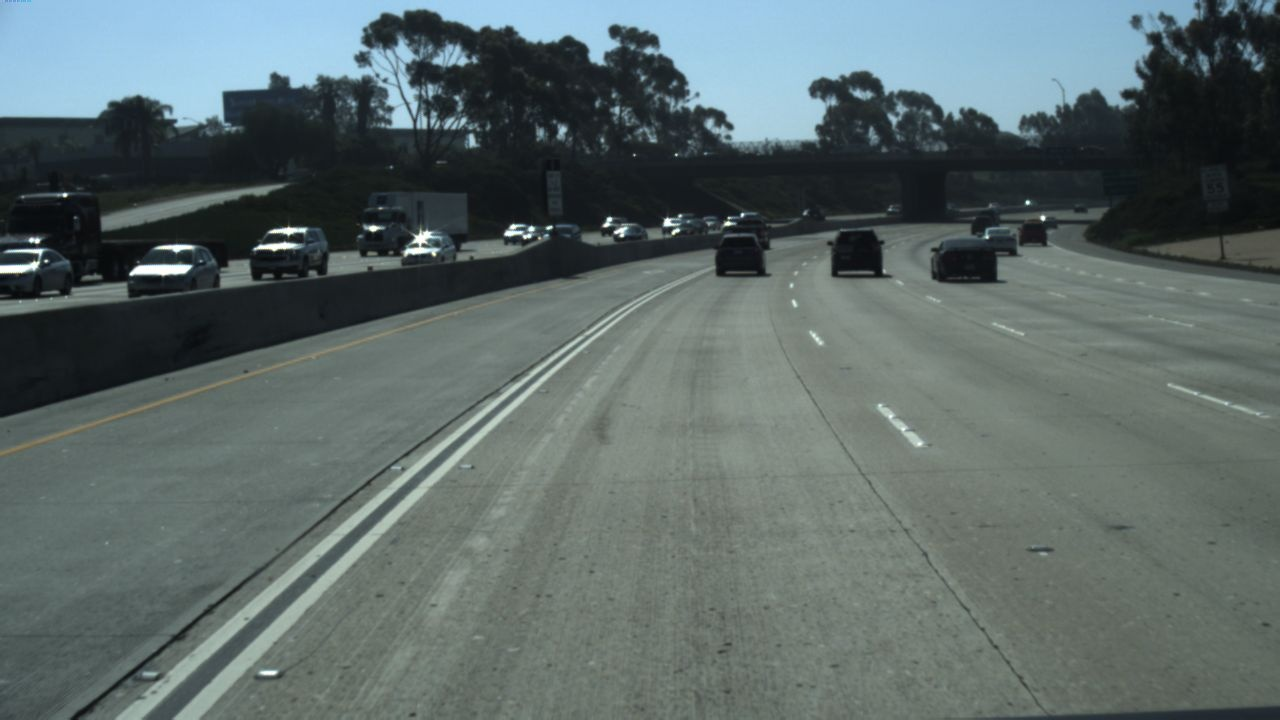
#> input picture dataset/TuSimple/17.jpg, 1280 x 720 px, found by its file name
$ python evaluate.py
#> lines starting #> are read from the running program, lines starting #| are printed output that depends on the picture; after the words box and inside, x2 and y2 are one past the last pixel; in counts of white or black regions, pixels touching at a corner belong together
import cv2
import numpy as np
import random
import os
import matplotlib.pyplot as plt
from mpl_toolkits.axisartist.axislines import Subplot
from scipy import interpolate

# [15 lines left out: function smooth_plot, not called in this run]


filepath = '17.jpg'
img1=cv2.imread(filepath)
#> img1 is the input picture: shape (720, 1280, 3); mean B, G, R 105, 105.6, 92.4
dir_name, full_file_name = os.path.split(filepath)
file_name, file_ext = os.path.splitext(full_file_name)
img = cv2.imread(filepath,cv2.IMREAD_GRAYSCALE)
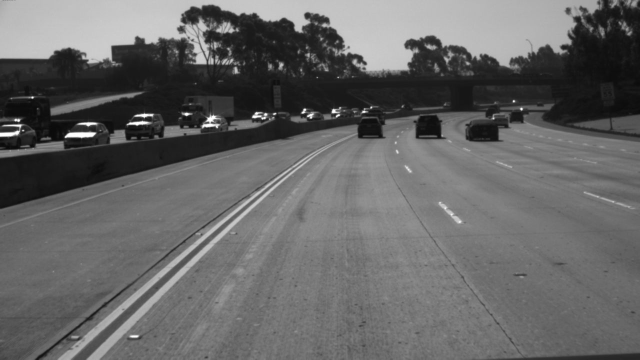
#> img: shape (720, 1280) (shown at 1/2 size); min 6, max 255, mean 101.6
'''img1 = cv2.imread('11.jpg')
for i in range(150,200):
    for j in range(2*i-100,2*i):
        img1[i,j]=[255,255,255]
cv2.imshow('img1',img1)
cv2.waitKey()'''
edge_img=cv2.Canny(img,300,400)
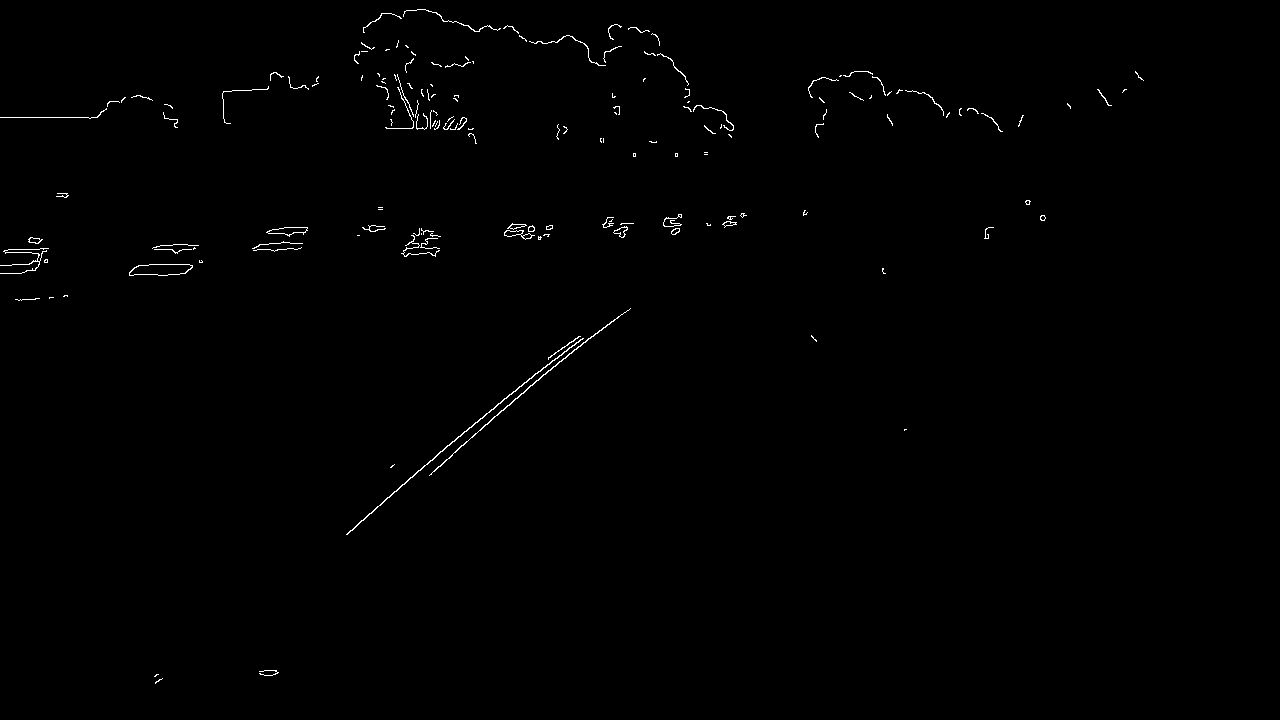
#> edge_img: shape (720, 1280); 0.52% white in thin lines or dots, all inside (x1, y1, x2, y2) = (0, 9, 1144, 684)
cv2.imshow('edges',edge_img)
mask=np.zeros_like(edge_img)
mask=cv2.fillPoly(mask,np.array([[[100,720],[520,260],[1000,260],[1280,720]]]),color=255)
masked=cv2.bitwise_and(edge_img,mask)
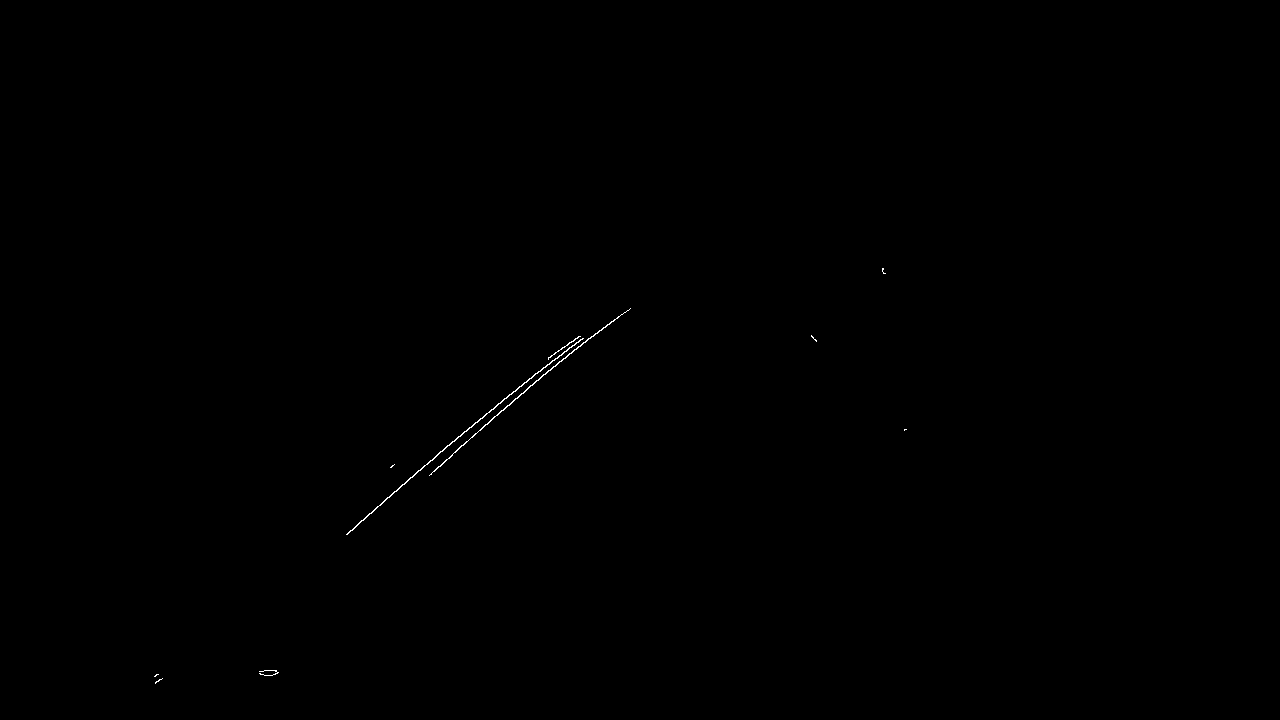
#> masked: shape (720, 1280); 0.1% white in thin lines or dots, all inside (x1, y1, x2, y2) = (154, 268, 907, 684)
lines=cv2.HoughLinesP(masked,1,np.pi/180,15,minLineLength=40,maxLineGap=20)
#> lines = [[358, 523, 413, 476], [461, 445, 591, 336], [438, 453, 564, 351], [492, 418, 574, 349], [437, 467, 480, 430], [401, 485, 442, 451], [436, 455, 558, 356]]
def calculate_slope(line):
    k = (line[0][3] - line[0][1]) / (line[0][2] - line[0][0])
    return k
left_lines=[line for line in lines if calculate_slope(line)<0]
#> left_lines = [[[358, 523, 413, 476]], [[461, 445, 591, 336]], [[438, 453, 564, 351]], [[492, 418, 574, 349]], [[437, 467, 480, 430]], [[401, 485, 442, 451]], [[436, 455, 558, 356]]]
right_lines=[line for line in lines if calculate_slope(line)>0]
#> right_lines = []
print(len(lines))
#| 7
print(len(left_lines))
#| 7
print(len(right_lines))
#| 0
def ral(lines,thres):
#> called with thres = 0.2
    slopes=[calculate_slope(line) for line in lines]
#> slopes = [-0.855, -0.838, -0.81, -0.841, -0.86, -0.829, -0.811]
    while len(lines):
        mean = np.mean(slopes)
        diff = [abs(s - mean) for s in slopes]
        idx = np.argmax(diff)
        if diff[idx]>thres:
            slopes.pop(idx)
            lines.pop(idx)
        else:
            break
#> this loop made 1 pass
#> (mean, diff, idx) on pass 1: (-0.835, [0.0195, 0.00343, 0.0255, 0.00643, 0.0254, 0.00576, 0.0236], 2)
#> after the loop, lines has the same summary as left_lines outside ral
    return lines
ral(left_lines,thres=0.2)
ral(right_lines,thres=0.2)
print((left_lines))
#> (printed output is left out)
print((right_lines))
def least_squares_fit(lines):
    xc=np.ravel([[line[0][0],line[0][2]] for line in lines])
#> xc = [358, 413, 461, 591, 438, 564, 492, 574, 437, 480, 401, 442, 436, 558]
    yc=np.ravel([[line[0][1],line[0][3]] for line in lines])
#> yc = [523, 476, 445, 336, 453, 351, 418, 349, 467, 430, 485, 451, 455, 356]
    poly=np.polyfit(xc,yc,deg=1)
#> poly = [-0.81, 812.5]
    point_min=(np.min(xc),np.polyval(poly,np.min(xc)))
#> point_min = (358, 522.6)
    point_max=(np.max(xc),np.polyval(poly,np.max(xc)))
#> point_max = (591, 334)
    return np.array([point_min,point_max], dtype=np.int32)
left_line=(least_squares_fit(left_lines))
#> left_line = [[358, 522], [591, 334]]
right_line=(least_squares_fit(right_lines))
#> (the run stopped early here; a loop or call above may not have finished)

$ run again, with dataset/TuSimple/1.jpg copied over dataset/TuSimple/17.jpg
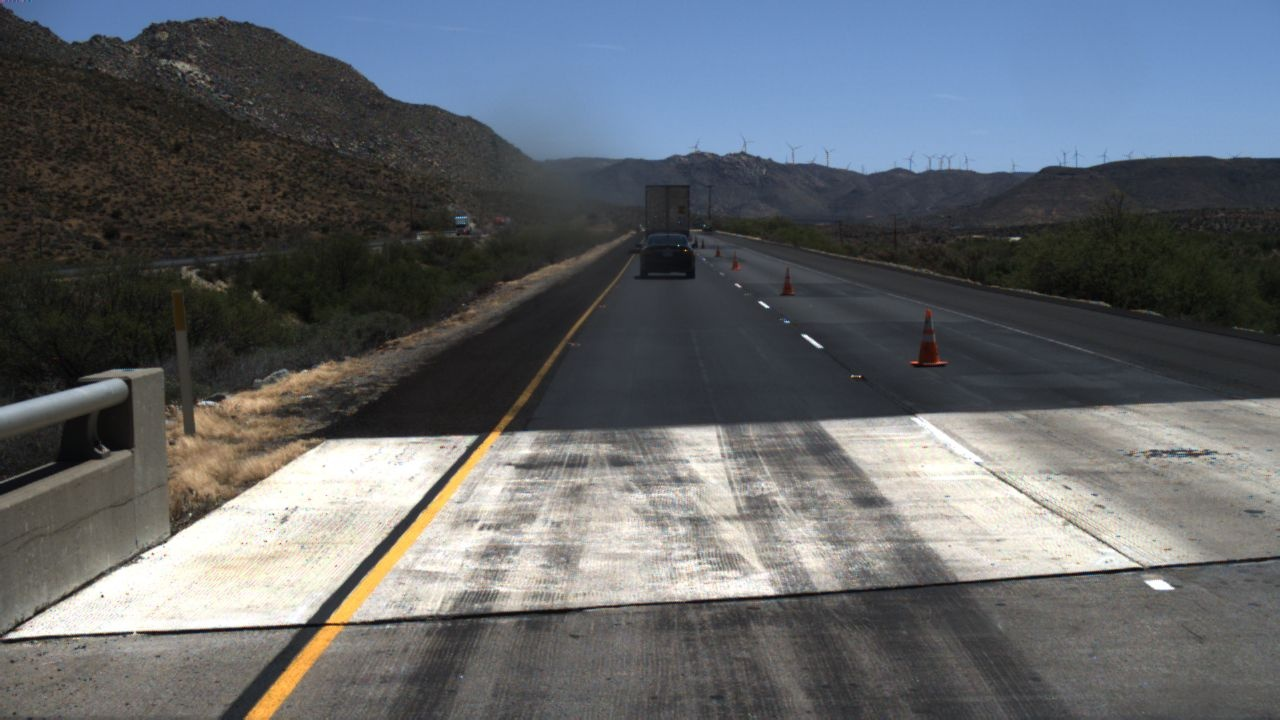
#> input picture dataset/TuSimple/1.jpg, 1280 x 720 px, found by its file name
#> img1 is the input picture: shape (720, 1280, 3); mean B, G, R 106.4, 102.1, 98.2
#> `edge_img=cv2.Canny(img,300,400)`:
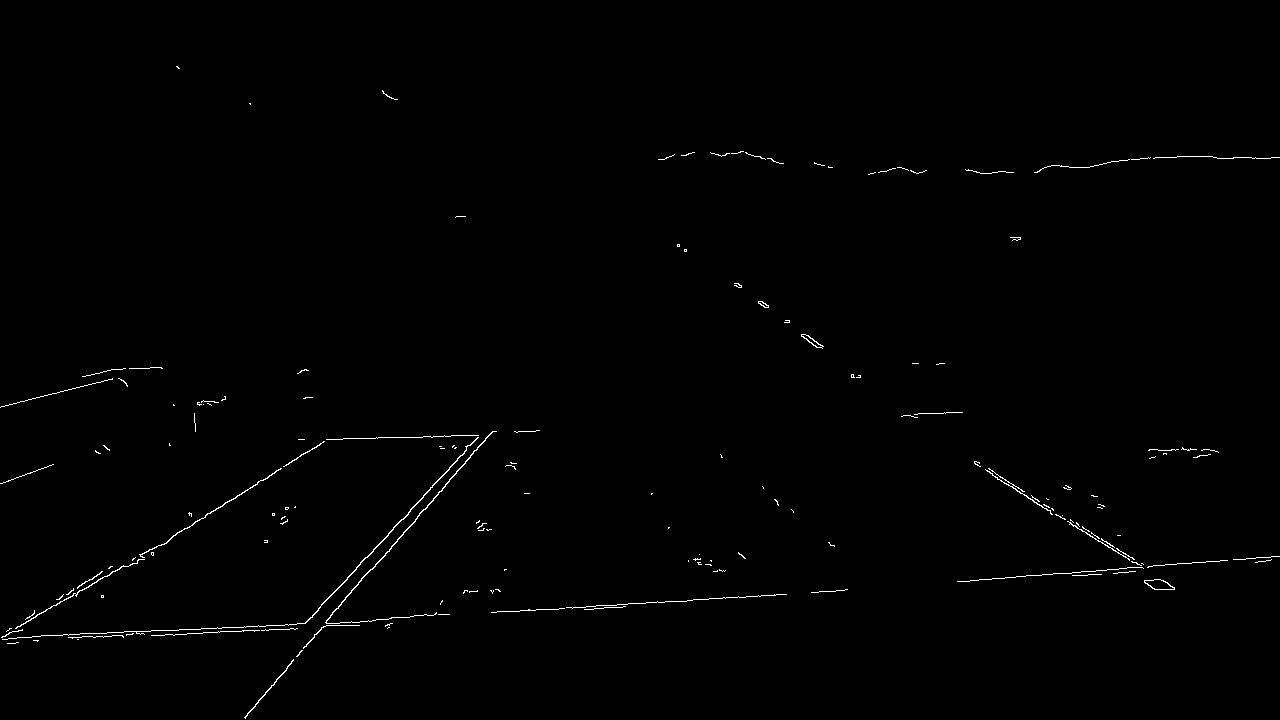
#> edge_img: shape (720, 1280); 0.58% white in thin lines or dots
#> `masked=cv2.bitwise_and(edge_img,mask)`:
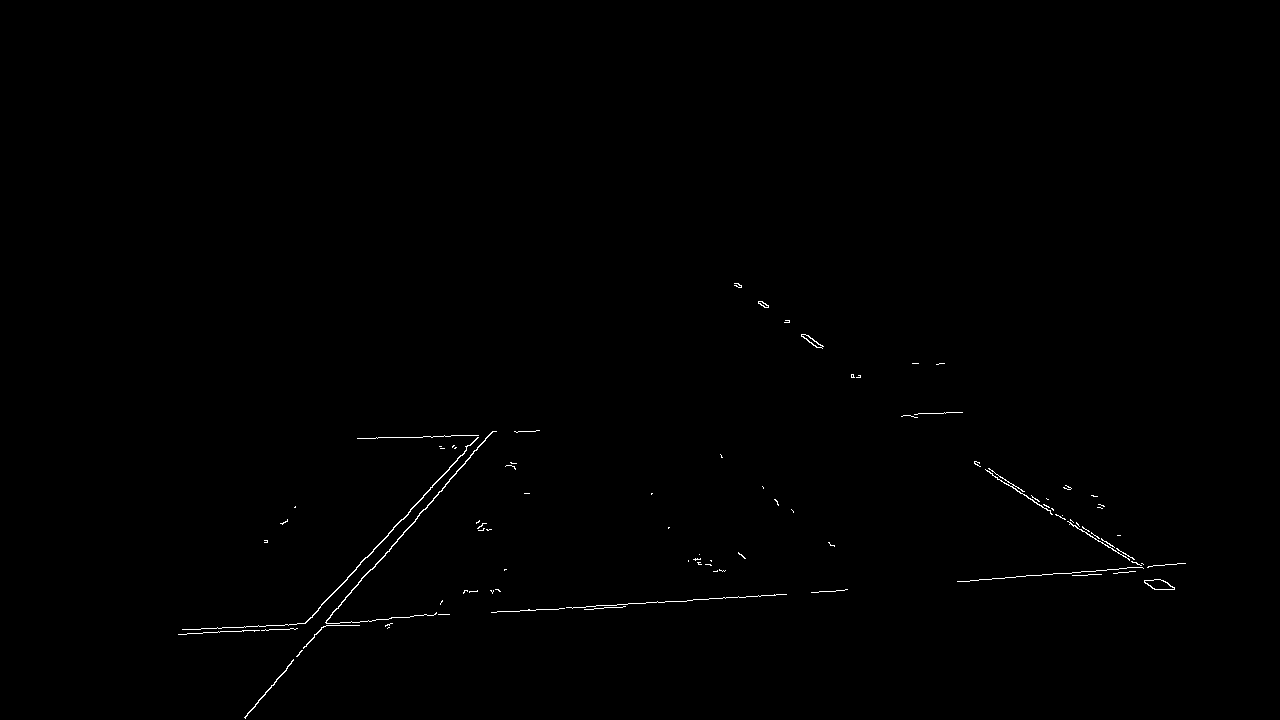
#> masked: shape (720, 1280); 0.34% white in thin lines or dots, all inside (x1, y1, x2, y2) = (178, 283, 1186, 719)
#> `lines=cv2.HoughLinesP(masked,1,np.pi/180,15,minLineLength=40,maxLineGa..`: lines = 33 rows, first 6: [181, 634, 265, 629], [305, 623, 478, 437], [372, 569, 492, 431], [611, 605, 782, 594], [975, 461, 1141, 565], [961, 581, 1131, 567]
#> left_lines = 25 items, first 6: [[181, 634, 265, 629]], [[305, 623, 478, 437]], [[372, 569, 492, 431]], [[611, 605, 782, 594]], [[961, 581, 1131, 567]], [[326, 623, 375, 620]]
#> right_lines = [[[975, 461, 1141, 565]], [[974, 463, 1174, 587]], [[975, 464, 1174, 588]], [[976, 461, 1147, 567]], [[734, 283, 816, 347]], [[737, 283, 818, 344]], [[766, 307, 817, 347]], [[995, 477, 1073, 526]]]
#| 33
#| 25
#| 8
#> in ral, `slopes=[calculate_slope(line) for line in lines]`: slopes = 25 values, max -0.0312 at index 7, min -1.15 at index 2, mean -0.402
#> the loop in ral, `while len(lines):` made 9 passes
#> (mean, idx) on passes 1 to 8: (-0.402, 2), (-0.371, 5), (-0.337, 14), (-0.3, 18), (-0.261, 11), (-0.218, 1), (-0.173, 17), (-0.123, 16)
#> after the loop in ral, `while len(lines):`: lines = 17 items, first 6: [[181, 634, 265, 629]], [[611, 605, 782, 594]], [[961, 581, 1131, 567]], [[326, 623, 375, 620]], [[361, 438, 489, 434]], [[185, 629, 304, 623]]; slopes = [-0.0595, -0.0643, -0.0824, -0.0612, -0.0312, -0.0504, -0.0638, -0.0455, -0.0839, -0.0732, -0.0702, -0.0588, -0.0845, -0.0891, -0.0682, -0.087, -0.0682]
#> the loop in ral (call 2), `while len(lines):` made 1 pass
#> (mean, idx) on pass 1: (0.679, 6)
#> (printed output is left out)
#> (printed output is left out)
#> xc = 34 values, max 1184 at index 17, min 181 at index 0, mean 659.6
#> yc = 34 values, max 634 at index 0, min 412 at index 23, mean 580.6
#> poly = [-0.0689, 626]
#> point_min = (181, 613.5)
#> point_max = (1184, 544.4)
#> left_line = [[181, 613], [1184, 544]]
#> right_line = [[734, 288], [1174, 592]]
#| [[ 181  613]
#|  [1184  544]]
#| [[ 734  288]
#|  [1174  592]]
